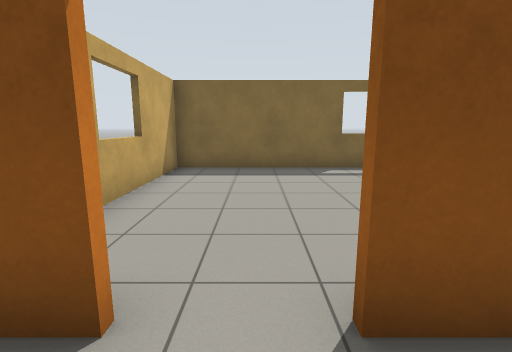
view 1 (above)

14 first-person views from a walk through a Gazebo world. The camera is 1.2 m above the floor, tilts 10° down and sees 85° across. The floor is counted in squares, 1 m on a side. Each view is taken from the middle of a square. On the plan, view 1 faces up. The plan holds only what a view shows up to about 12 squares ahead; the rest is blank. Simple patterns stand in for the simulator's built-in surfaces.

view 2
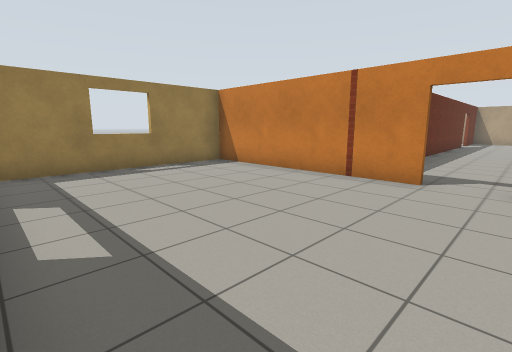

view 3
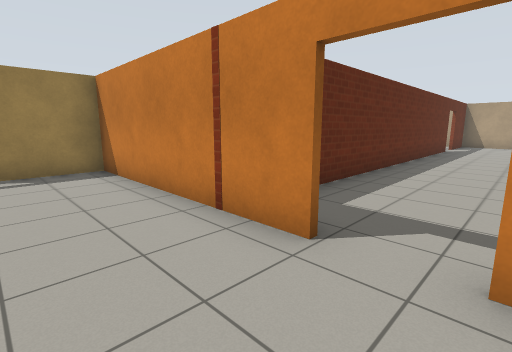

view 4
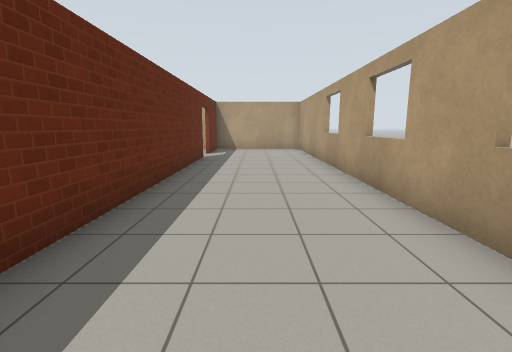

view 5
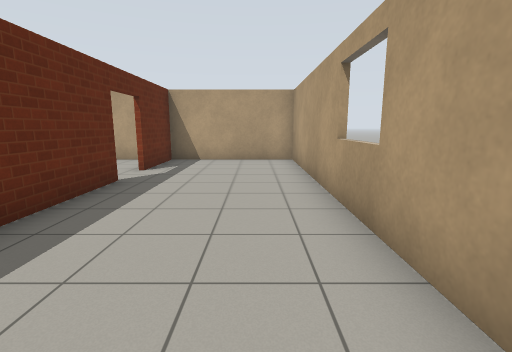

view 6
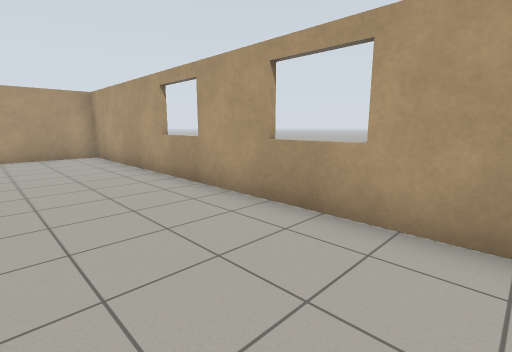

view 7
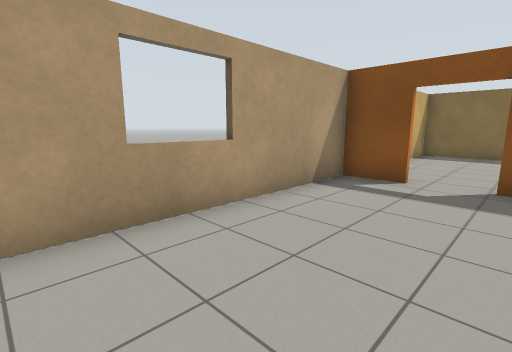

view 8
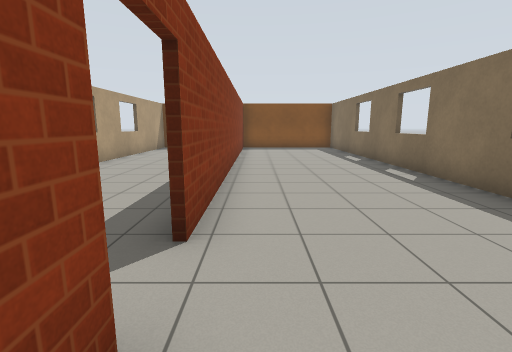

view 9
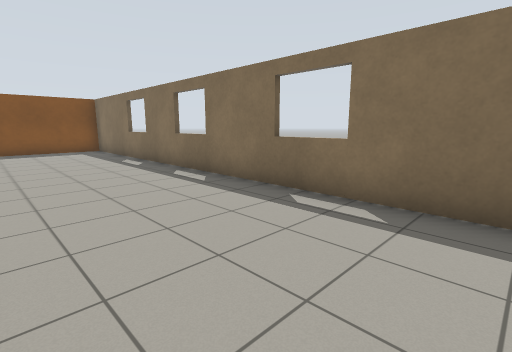

view 10
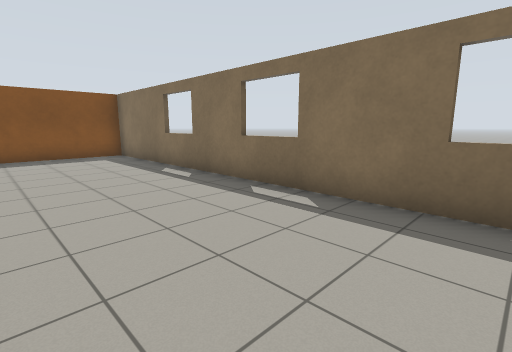

view 11
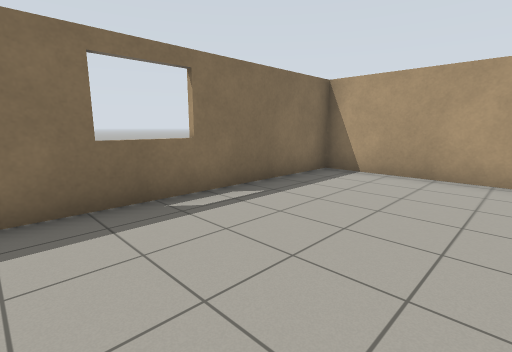

view 12
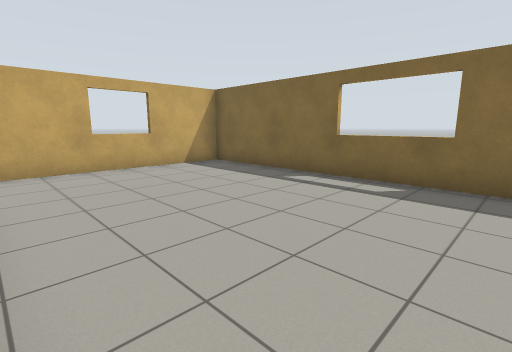

view 13
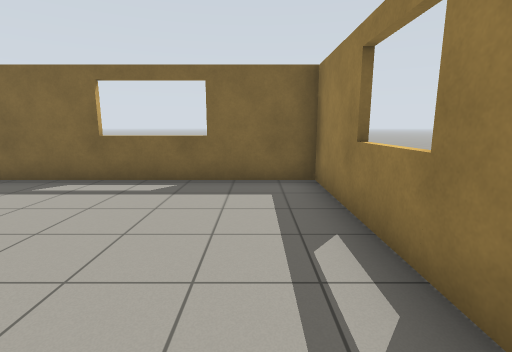

view 14
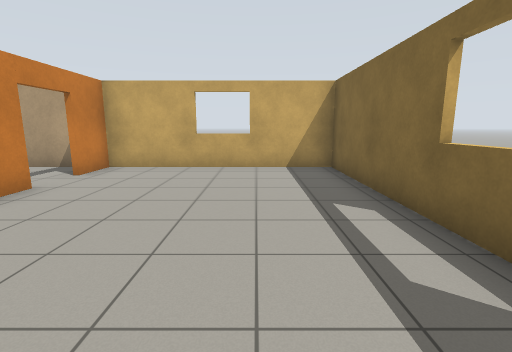

### Floor plan
Points are (right, up) in squares from view 1. A wall is a line through its corners. A room is listed if a view was taken in it or the views show most of it. See-through windows are left out.
Room 1 (views 1, 4, 5, 6, 7)
walls: (2.1, -12.2) (2.1, -0.9); (-2.4, 1.1) (-2.4, -16.3) (2.1, -16.3) (2.1, -13.6); (-0.9, 1.4) (-2.4, 1.4); (1.5, 1.4) (0.5, 1.4)
ways out: open door at (-0.5, 1.5) to room 2; open door at (2, -13) to room 3
Room 2 (views 2, 3, 12, 13, 14)
walls: (0.5, 1.6) (7.4, 1.6); (7.4, 1.1) (7.4, 8.3) (-2.4, 8.3) (-2.4, 1.1); (-2.4, 1.6) (-0.9, 1.6)
ways out: open door at (-0.5, 1.5) to room 1
Room 3 (views 8, 9, 10, 11)
walls: (2.3, -3.1) (2.3, -12.2); (2.3, -13.6) (2.3, -14.4); (3.2, -16.3) (7.4, -16.3) (7.4, 1.1); (7.4, 1.4) (3.5, 1.4)
ways out: open door at (2, -13) to room 1

Positions as (right, up) in squares from view 1, and headings:
1: (0, 0), facing up
2: (-1, 8), facing down-right
3: (-1, 4), facing down-right
4: (0, -1), facing down
5: (-1, -6), facing down
6: (1, -4), facing down-left
7: (1, -5), facing up-left
8: (3, -15), facing up
9: (3, -14), facing up-right
10: (3, -11), facing up-right
11: (3, -9), facing down-right
12: (6, 2), facing up-left
13: (6, 2), facing up
14: (6, 6), facing left
